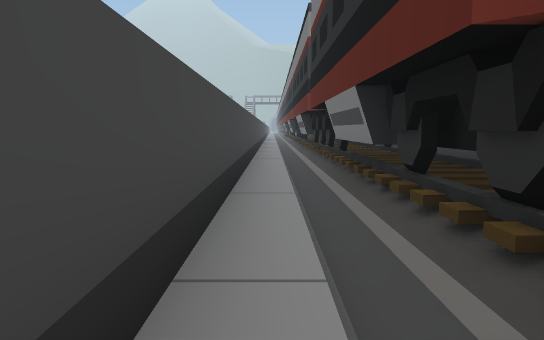
view 1 (above)

24 first-person views from a walk through a scene from a Unity 3-D project. The camera is 1.4 m above the floor, tilts 6° down and sees 70° across. The floor is counted in squares, 2 m on a side. Each view is taken from the middle of a square. On the plan, view 1 faces up. The plan holds only what a view shows up to about 11 squares ahead; the rest is blank. The place goes on beyond the plan. The player is left out.

view 2
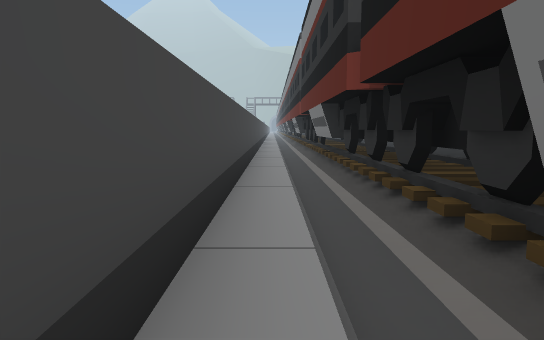

view 3
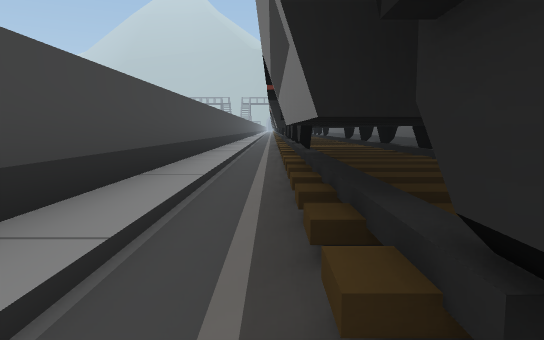

view 4
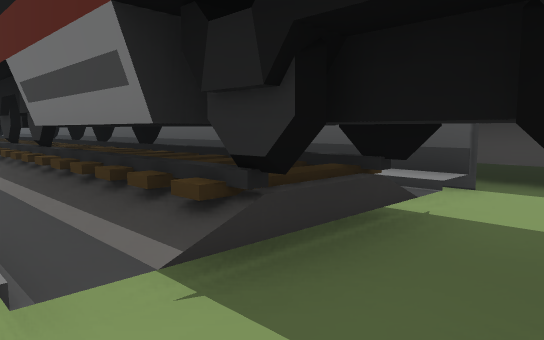

view 5
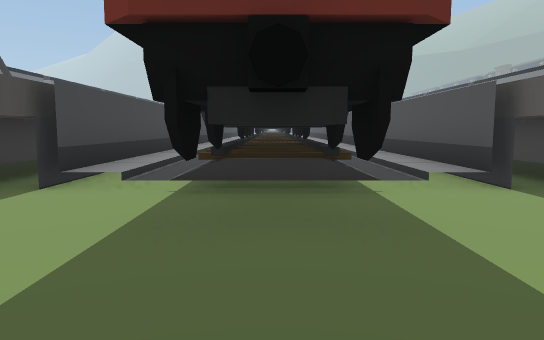

view 6
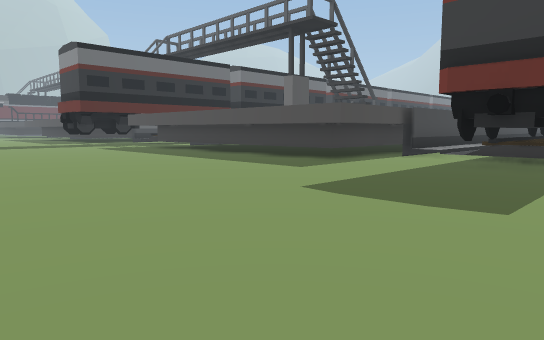

view 7
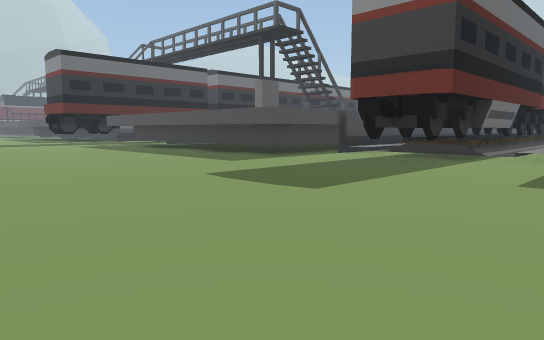

view 8
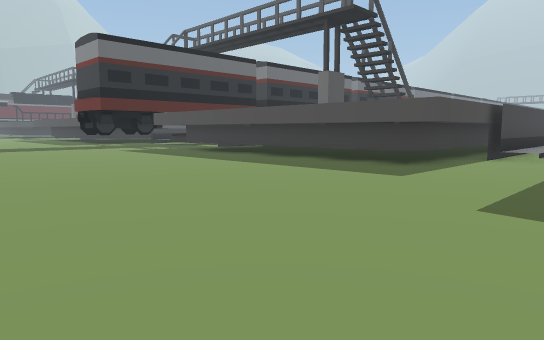

view 9
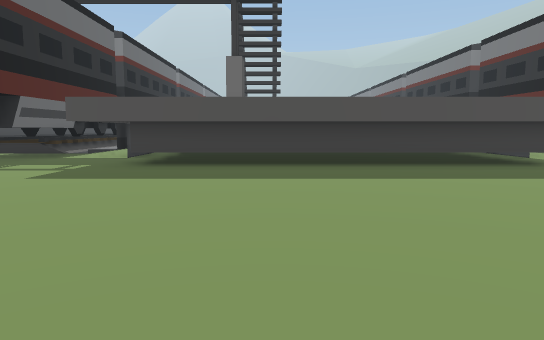

view 10
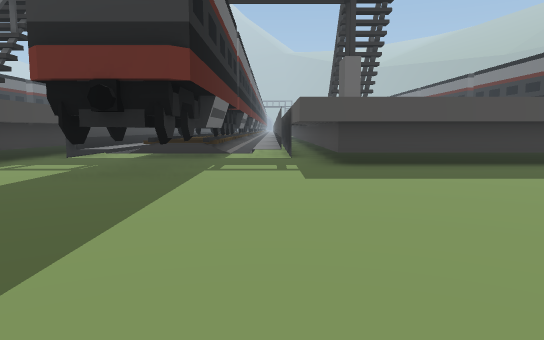

view 11
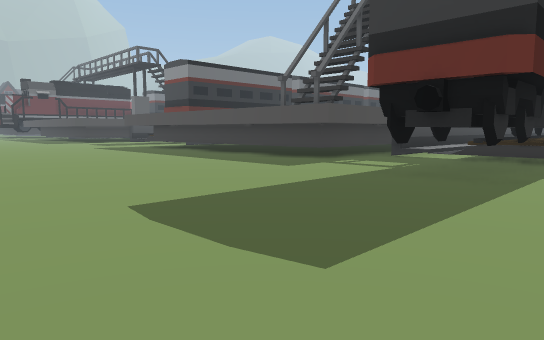

view 12
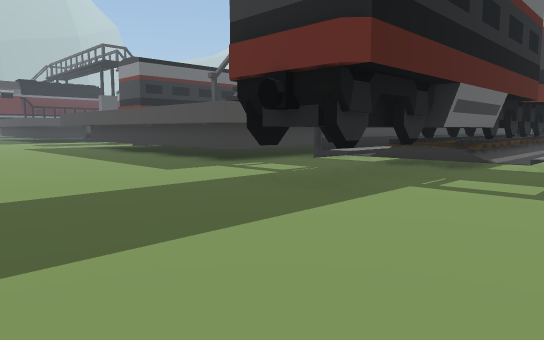

view 13
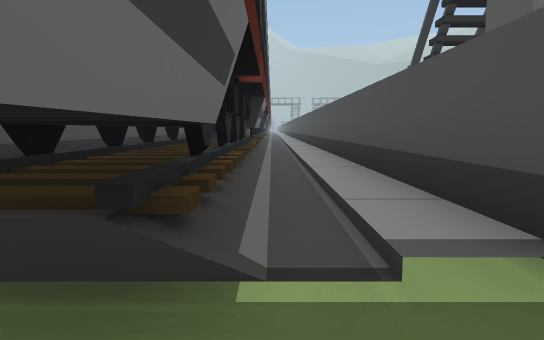

view 14
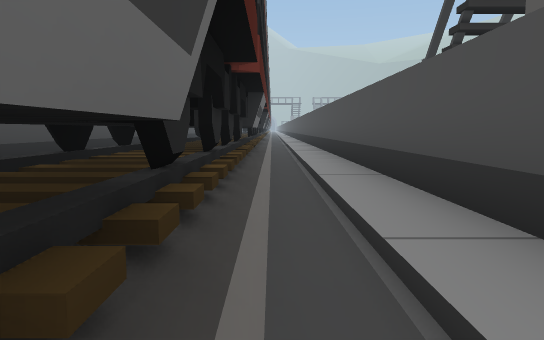

view 15
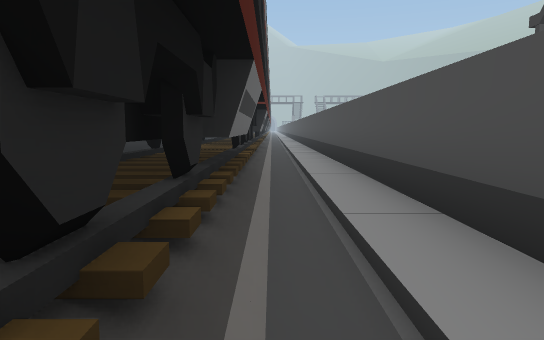

view 16
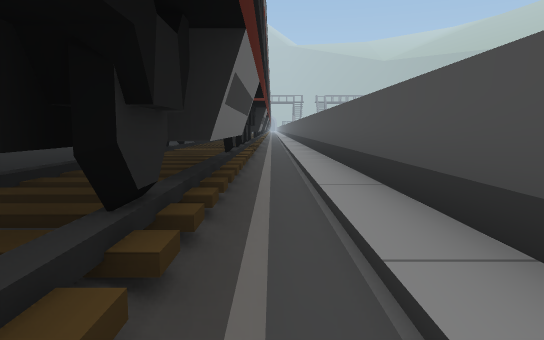

view 17
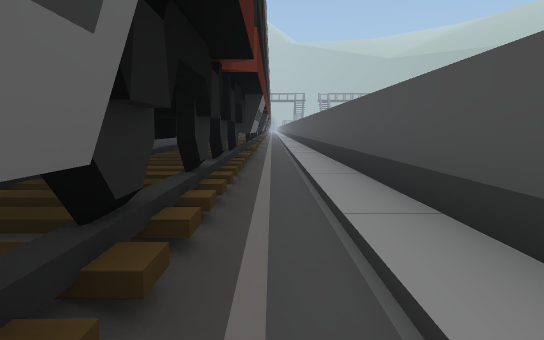

view 18
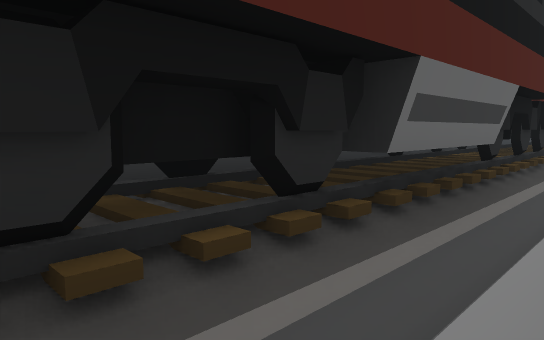

view 19
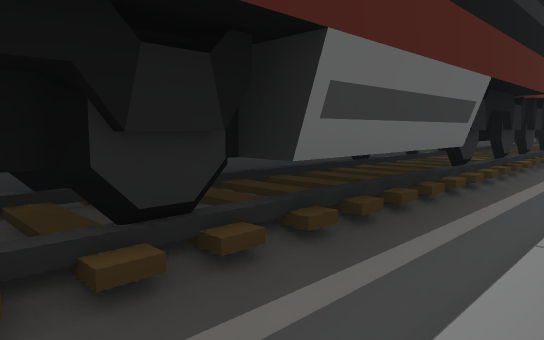

view 20
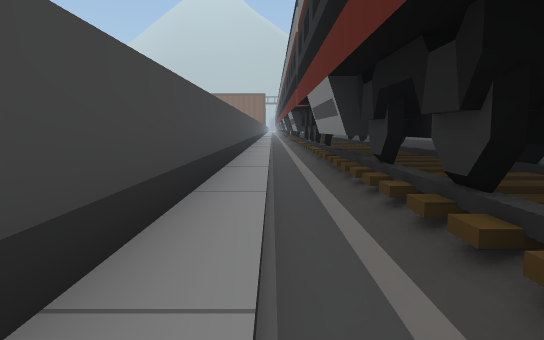

view 21
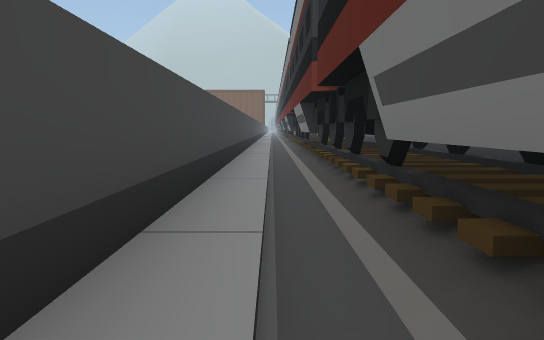

view 22
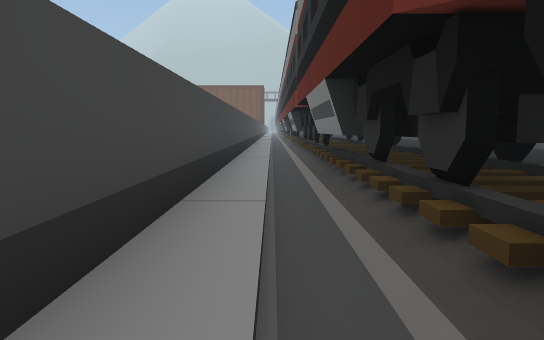

view 23
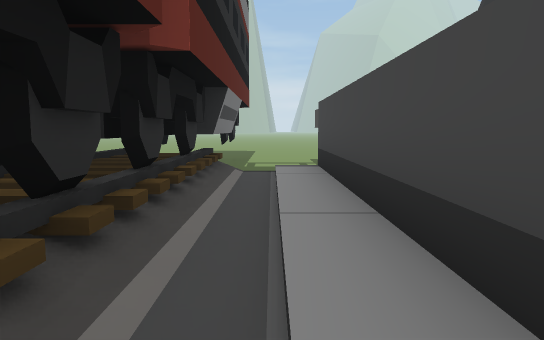

view 24
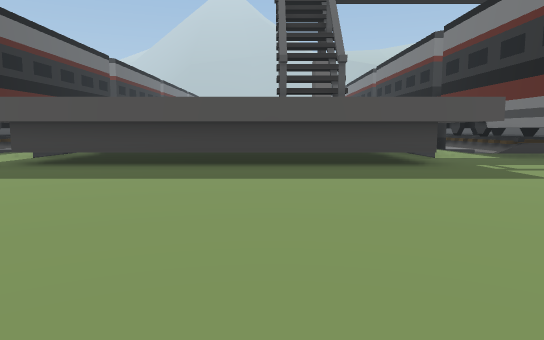

### Floor plan
Key: @ floor where view 1 was taken; # wall or solid block; . main floor; : floor 0.5 m higher than the main floor; / step, stairs or slope.
Columns run from 25 left of view 1 to 6 right of it. Each row starts with its distance up from view 1.
 15          #/##/:#
 14          #/##/:#
 13          #/##/:#
 12          #/##/:#
 11          #/##/:#        #::#  #
 10          #/##/:#        #::## #
  9          #/##/:#        #::## #
  8          #/##/:#        #::## #
  7          #/##/:#        #:### #
  6          #/##/:#        #:### #
  5          #/##/:#        #:### #
  4          #/##/:#        #::## #
  3          #/##/:#        #::## #
  2          #/##/:#        #::##/#
  1          #/##/:#        #::##/#
  0          #/##/:#        #@:#//#
 -1          #/##/:#        #::##/#
 -2          #/##/:#       ##:###/#
 -3         ##/##/:#       ##:###/##
 -4         ##/##/:#       ##:###/##
 -5         ##.##..#       ##..#..##
 -6 ##########.##..##########..#..
 -7 ##########.##..##########.....
 -8  ..........##..................
 -9  ..............................
-10   .............................
-11  ...............................
-12  ...............................
-13     ............ ...............
-14      .     ....   .     ........

Positions as (right, up) in squares from view 1, and headings:
1: (0, 0), facing up
2: (0, -3), facing up
3: (1, -5), facing up
4: (0, -6), facing up-right
5: (2, -9), facing up
6: (4, -14), facing up-left
7: (6, -14), facing up-left
8: (2, -14), facing up-left
9: (-7, -14), facing up
10: (-11, -14), facing up
11: (-11, -14), facing up-left
12: (-10, -12), facing up-left
13: (-12, -6), facing up
14: (-12, -5), facing up
15: (-12, -1), facing up
16: (-12, 0), facing up
17: (-12, 4), facing up
18: (-11, 8), facing up-left
19: (-11, 9), facing up-left
20: (-15, -2), facing up
21: (-15, 2), facing up
22: (-15, 6), facing up
23: (-15, 2), facing down
24: (-20, -14), facing up
